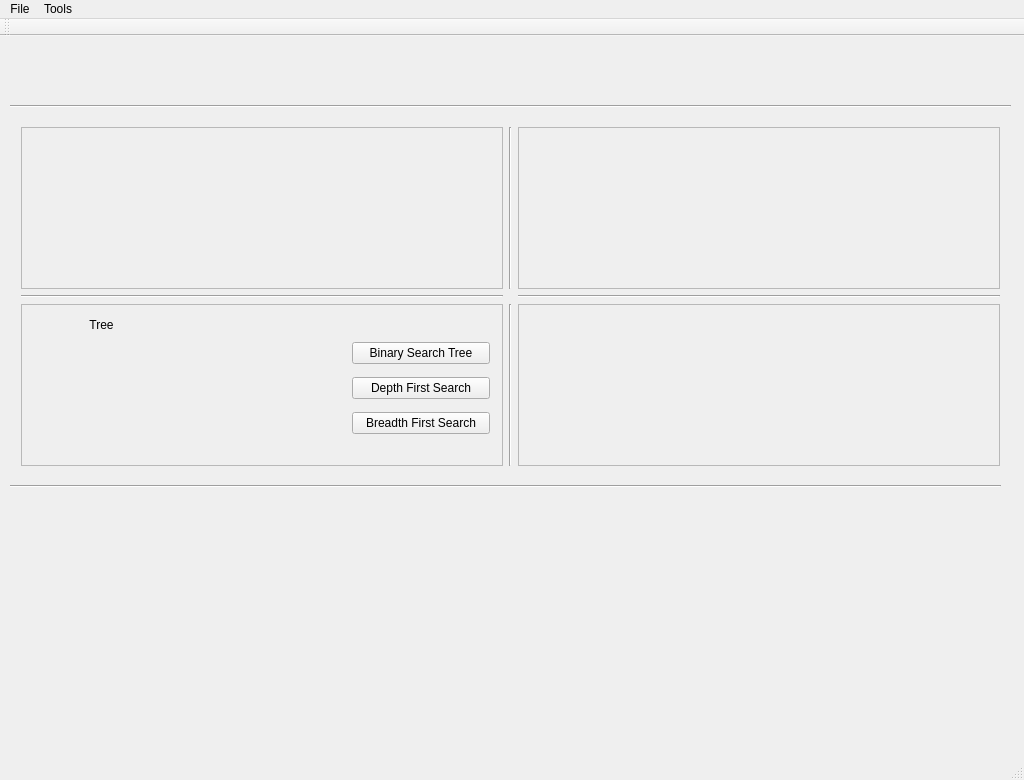
<?xml version="1.0" encoding="UTF-8"?>
<ui version="4.0">
 <class>AlgoVizClass</class>
 <widget class="QMainWindow" name="AlgoVizClass">
  <property name="geometry">
   <rect>
    <x>0</x>
    <y>0</y>
    <width>1024</width>
    <height>780</height>
   </rect>
  </property>
  <property name="windowTitle">
   <string>AlgoViz</string>
  </property>
  <property name="styleSheet">
   <string notr="true"/>
  </property>
  <widget class="QWidget" name="centralWidget">
   <property name="styleSheet">
    <string notr="true">@import &quot;:/styles/main_window.css&quot;;</string>
   </property>
   <widget class="QStackedWidget" name="stackedWidget">
    <property name="geometry">
     <rect>
      <x>0</x>
      <y>0</y>
      <width>1091</width>
      <height>521</height>
     </rect>
    </property>
    <property name="currentIndex">
     <number>0</number>
    </property>
    <widget class="QWidget" name="homePage">
     <widget class="QWidget" name="gridLayoutWidget">
      <property name="geometry">
       <rect>
        <x>10</x>
        <y>80</y>
        <width>1001</width>
        <height>361</height>
       </rect>
      </property>
      <layout class="QGridLayout" name="algoSelecLayout">
       <property name="spacing">
        <number>6</number>
       </property>
       <item row="0" column="2">
        <widget class="QFrame" name="graphAlgoSelectPane">
         <property name="frameShape">
          <enum>QFrame::StyledPanel</enum>
         </property>
         <property name="frameShadow">
          <enum>QFrame::Raised</enum>
         </property>
        </widget>
       </item>
       <item row="0" column="1">
        <widget class="Line" name="algoSelectPaneVSepLine">
         <property name="orientation">
          <enum>Qt::Vertical</enum>
         </property>
        </widget>
       </item>
       <item row="2" column="2">
        <widget class="QFrame" name="linearAlgoSelectPane">
         <property name="frameShape">
          <enum>QFrame::StyledPanel</enum>
         </property>
         <property name="frameShadow">
          <enum>QFrame::Raised</enum>
         </property>
        </widget>
       </item>
       <item row="2" column="0">
        <widget class="QFrame" name="treeAlgoSelectPane">
         <property name="frameShape">
          <enum>QFrame::StyledPanel</enum>
         </property>
         <property name="frameShadow">
          <enum>QFrame::Raised</enum>
         </property>
         <widget class="QWidget" name="verticalLayoutWidget">
          <property name="geometry">
           <rect>
            <x>320</x>
            <y>20</y>
            <width>160</width>
            <height>131</height>
           </rect>
          </property>
          <layout class="QVBoxLayout" name="treeButtonsPane">
           <item>
            <widget class="QPushButton" name="bstButton">
             <property name="text">
              <string>Binary Search Tree</string>
             </property>
            </widget>
           </item>
           <item>
            <widget class="QPushButton" name="depthFirstButton">
             <property name="text">
              <string>Depth First Search</string>
             </property>
            </widget>
           </item>
           <item>
            <widget class="QPushButton" name="breadthFirsButton">
             <property name="text">
              <string>Breadth First Search</string>
             </property>
            </widget>
           </item>
          </layout>
         </widget>
         <widget class="QLabel" name="label">
          <property name="geometry">
           <rect>
            <x>20</x>
            <y>0</y>
            <width>121</width>
            <height>41</height>
           </rect>
          </property>
          <property name="text">
           <string>Tree</string>
          </property>
          <property name="textFormat">
           <enum>Qt::PlainText</enum>
          </property>
          <property name="alignment">
           <set>Qt::AlignCenter</set>
          </property>
         </widget>
        </widget>
       </item>
       <item row="2" column="1">
        <widget class="Line" name="algoSelectPaneVSepLineII">
         <property name="orientation">
          <enum>Qt::Vertical</enum>
         </property>
        </widget>
       </item>
       <item row="0" column="0">
        <widget class="QFrame" name="sortAlgoSelectPane">
         <property name="frameShape">
          <enum>QFrame::StyledPanel</enum>
         </property>
         <property name="frameShadow">
          <enum>QFrame::Raised</enum>
         </property>
        </widget>
       </item>
       <item row="1" column="2">
        <widget class="Line" name="algoSelectPaneHSepLineII">
         <property name="orientation">
          <enum>Qt::Horizontal</enum>
         </property>
        </widget>
       </item>
       <item row="1" column="0">
        <widget class="Line" name="algoSelectPaneHSepLine">
         <property name="orientation">
          <enum>Qt::Horizontal</enum>
         </property>
        </widget>
       </item>
      </layout>
     </widget>
     <widget class="Line" name="algoSelectLayoutTopLine">
      <property name="geometry">
       <rect>
        <x>10</x>
        <y>60</y>
        <width>1001</width>
        <height>20</height>
       </rect>
      </property>
      <property name="orientation">
       <enum>Qt::Horizontal</enum>
      </property>
     </widget>
     <widget class="Line" name="algoSelecLayoutBottomLine">
      <property name="geometry">
       <rect>
        <x>10</x>
        <y>440</y>
        <width>991</width>
        <height>20</height>
       </rect>
      </property>
      <property name="orientation">
       <enum>Qt::Horizontal</enum>
      </property>
     </widget>
    </widget>
   </widget>
  </widget>
  <widget class="QMenuBar" name="menuBar">
   <property name="geometry">
    <rect>
     <x>0</x>
     <y>0</y>
     <width>1024</width>
     <height>21</height>
    </rect>
   </property>
   <widget class="QMenu" name="menuFile">
    <property name="title">
     <string>File</string>
    </property>
    <addaction name="actionExit"/>
   </widget>
   <widget class="QMenu" name="menuTools">
    <property name="title">
     <string>Tools</string>
    </property>
   </widget>
   <addaction name="menuFile"/>
   <addaction name="menuTools"/>
  </widget>
  <widget class="QToolBar" name="mainToolBar">
   <attribute name="toolBarArea">
    <enum>TopToolBarArea</enum>
   </attribute>
   <attribute name="toolBarBreak">
    <bool>false</bool>
   </attribute>
  </widget>
  <widget class="QStatusBar" name="statusBar"/>
  <action name="actionExit">
   <property name="text">
    <string>Exit</string>
   </property>
  </action>
 </widget>
 <layoutdefault spacing="6" margin="11"/>
 <resources>
  <include location="../AlgoViz.qrc"/>
 </resources>
 <connections/>
</ui>
